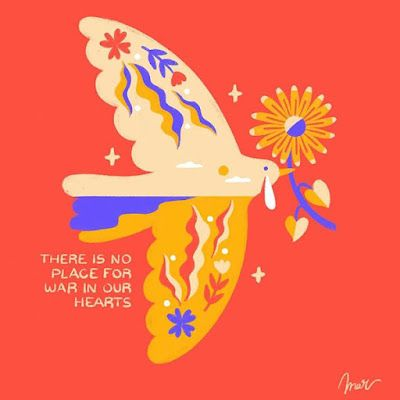
#> input picture 1.jpg, 400 x 400 px
$ python 8.py
#> lines starting #> are read from the running program, lines starting #| are printed output that depends on the picture
from PIL import Image, ImageFilter
def p1():
    image = Image.open('1.jpg')
#> image is the input picture: PIL image 400x400 RGB; mean R, G, B 246.1, 107.6, 80.1
    cropped = image.crop((1,80,200,400))
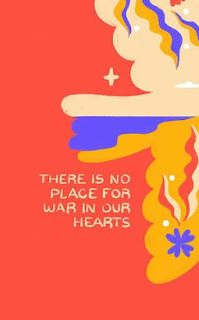
#> cropped: PIL image 199x320 RGB; mean R, G, B 242.1, 115.7, 87.1
    cropped.save('3.jpg')
    cropped.show('3.jpg')
def p2():

    from PIL import Image, ImageFont, ImageDraw
    dictionary = { "1":"пасха.jpg","2":"космос.jpg","3":"др.jpg" }
#> (the run stopped early here; a loop or call above may not have finished)

$ run again, with 11.jpg copied over 1.jpg
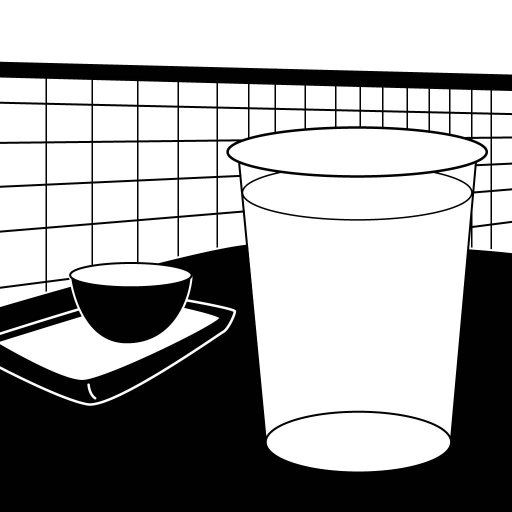
#> input picture 11.jpg, 1024 x 1024 px (shown at 1/2 size)
#> in p1, image is the input picture: PIL image 1024x1024 RGB; min 0, max 255, mean 165
#> in p1, `cropped = image.crop((1,80,200,400))`:
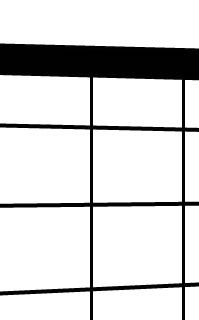
#> cropped: PIL image 199x320 RGB; min 0, max 255, mean 214.8

$ run again, with 12.jpg copied over 1.jpg
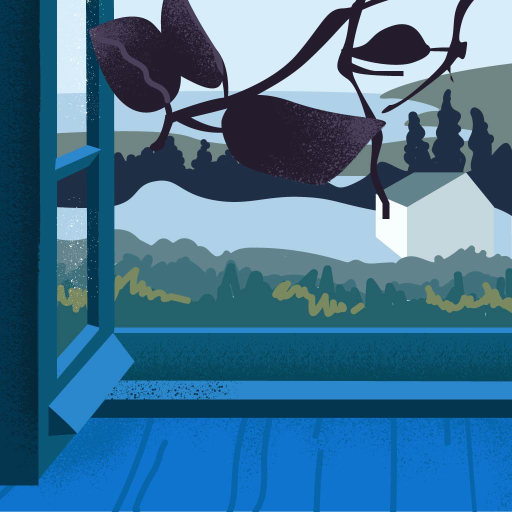
#> input picture 12.jpg, 1024 x 1024 px (shown at 1/2 size)
#> in p1, image is the input picture: PIL image 1024x1024 RGB; mean R, G, B 65.8, 114, 145.5
#> in p1, `cropped = image.crop((1,80,200,400))`:
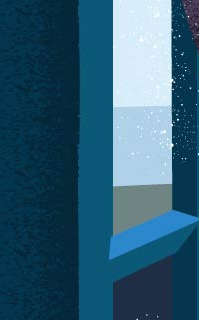
#> cropped: PIL image 199x320 RGB; mean R, G, B 46, 91.7, 115.2

$ run again, with 4.jpg copied over 1.jpg
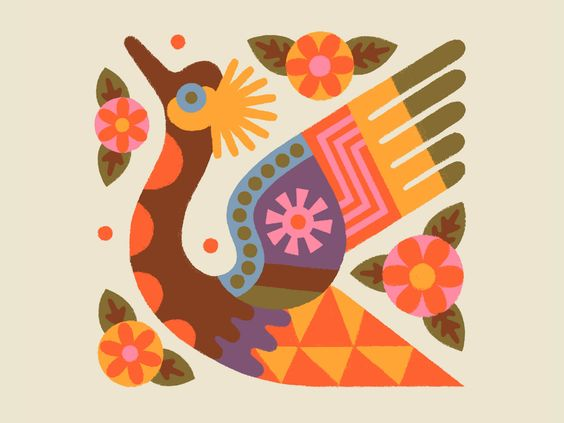
#> input picture 4.jpg, 564 x 423 px
#> in p1, image is the input picture: PIL image 564x423 RGB; mean R, G, B 220.3, 182.3, 152.7
#> in p1, `cropped = image.crop((1,80,200,400))`:
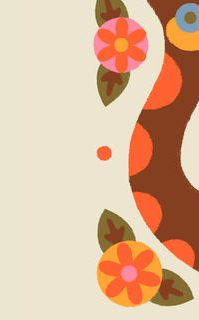
#> cropped: PIL image 199x320 RGB; mean R, G, B 219.3, 183.1, 154.2
